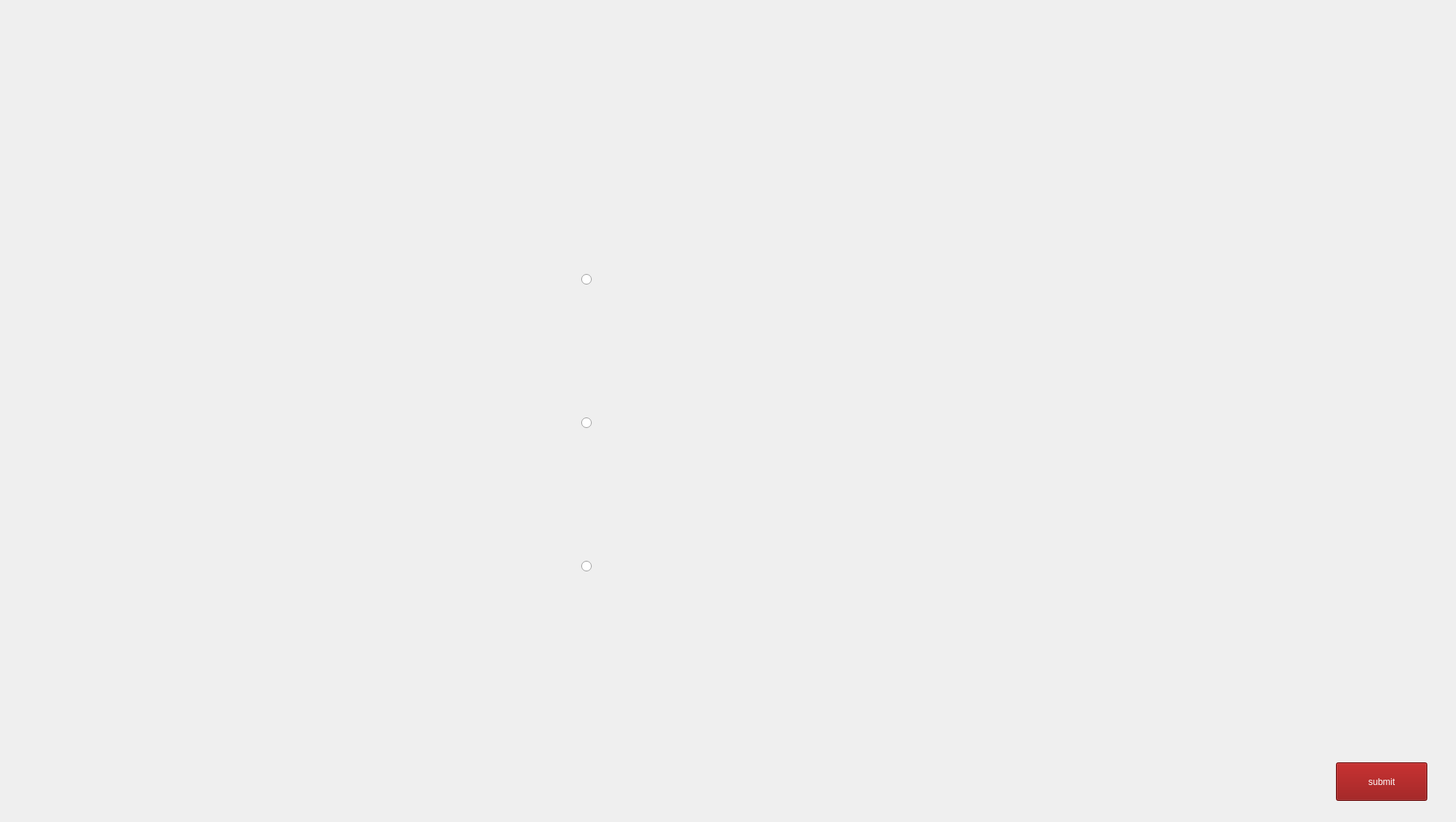
    <widget class="QWidget" name="courtCancel">
     <widget class="QLabel" name="label_18">
      <property name="geometry">
       <rect>
        <x>0</x>
        <y>0</y>
        <width>1920</width>
        <height>1080</height>
       </rect>
      </property>
      <property name="text">
       <string/>
      </property>
      <property name="pixmap">
       <pixmap resource="bgi.qrc">:/new/prefix1/bgi/court to cancel.jpg</pixmap>
      </property>
      <property name="scaledContents">
       <bool>true</bool>
      </property>
     </widget>
     <widget class="QRadioButton" name="court3_2">
      <property name="geometry">
       <rect>
        <x>770</x>
        <y>700</y>
        <width>351</width>
        <height>101</height>
       </rect>
      </property>
      <property name="cursor">
       <cursorShape>PointingHandCursor</cursorShape>
      </property>
      <property name="text">
       <string/>
      </property>
     </widget>
     <widget class="QRadioButton" name="court2_2">
      <property name="geometry">
       <rect>
        <x>770</x>
        <y>510</y>
        <width>351</width>
        <height>101</height>
       </rect>
      </property>
      <property name="cursor">
       <cursorShape>PointingHandCursor</cursorShape>
      </property>
      <property name="text">
       <string/>
      </property>
     </widget>
     <widget class="QRadioButton" name="court1_2">
      <property name="geometry">
       <rect>
        <x>770</x>
        <y>320</y>
        <width>351</width>
        <height>101</height>
       </rect>
      </property>
      <property name="cursor">
       <cursorShape>PointingHandCursor</cursorShape>
      </property>
      <property name="text">
       <string/>
      </property>
     </widget>
     <widget class="QPushButton" name="back_to_member_menu_padel_2">
      <property name="geometry">
       <rect>
        <x>1770</x>
        <y>1010</y>
        <width>121</width>
        <height>51</height>
       </rect>
      </property>
      <property name="cursor">
       <cursorShape>PointingHandCursor</cursorShape>
      </property>
      <property name="styleSheet">
       <string notr="true">
QPushButton {
background-color: rgb(138, 0, 0);
font: 24pt &quot;Microsoft Tai Le&quot;;
color: white;
}

QPushButton:hover {
    background-color: rgba(200,0, 0, 30);
    border-radius: 10px;
}
</string>
      </property>
      <property name="text">
       <string>submit</string>
      </property>
     </widget>
    </widget>
